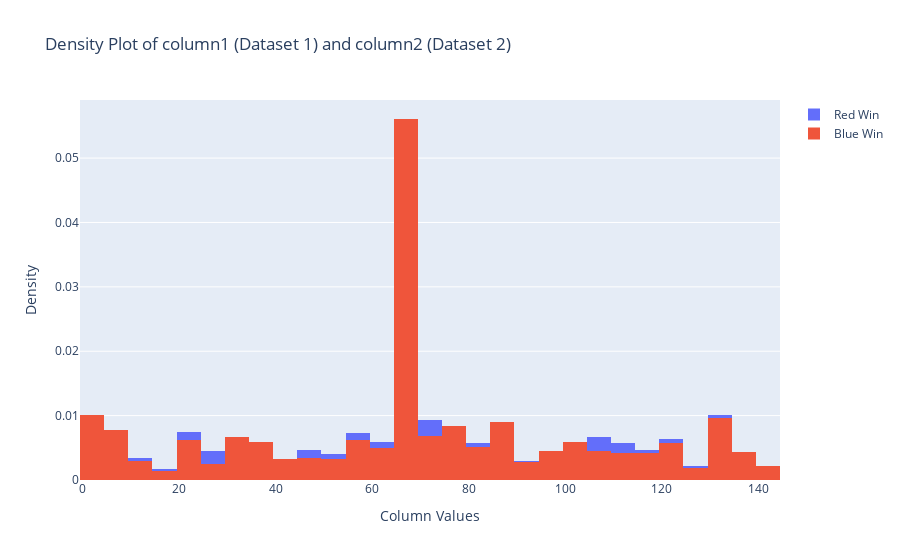

The cell this chart's notebook holds for it:
### Code cell
red_vs_blue(red_win, blue_win, 'location')

### Figure 1 — Plotly figure (JSON) as saved in the notebook; plotly's stock layout.template omitted (floating-point values rounded to 4 significant figures; data arrays with more than 128 entries replaced by an {"elided": "..."} marker saying what was removed)
{"data": [{"histnorm": "probability density", "name": "Red Win", "type": "histogram", "x": {"elided": "1655 int values"}}, {"histnorm": "probability density", "name": "Blue Win", "type": "histogram", "x": {"elided": "1655 int values"}}], "layout": {"barmode": "overlay", "title": {"text": "Density Plot of column1 (Dataset 1) and column2 (Dataset 2)"}, "xaxis": {"title": {"text": "Column Values"}}, "yaxis": {"title": {"text": "Density"}}}}
